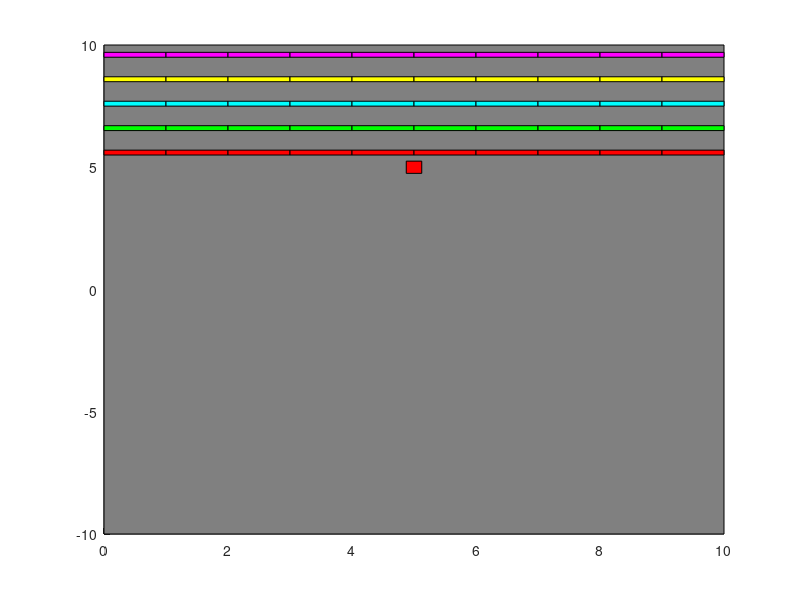

This chart was generated by the following MATLAB code: (Note: this script raises an error after producing the figure.)
function []= BreakoutPlayerRev
set(gca, 'xlim', [0, 10], 'ylim', [-10, 10])
hold on
h = fill([0, 10, 10, 0], [-10, -10, 10, 10], [.5, .5, .5])
BlockLength = 1;
BlockHeight = .2;
NrBlocks = 0;
col = 0;
row = 9.5;
Paddle = 5;
PaddleSpeed = 0;
%[SoundData, fs] = wavread('loadingsound.wav');
%loadingsound = audioplayer(SoundData, fs);
%Drawing Board

set(gcf, 'KeyPressFcn', {@MyKeyPressFcn});
set(gcf, 'WindowButtonDownFcn', {@MyButtonDownFcn});
set(gcf, 'WindowButtonMotionFcn', {@MyButtonMotionFcn});
set(gcf, 'WindowButtonUpFcn', {@MyButtonUpFcn});

board = ones(5, 10)
     
while NrBlocks < 50
    if col == 10
        row = row - 1;
        col = 0;
    end
    if row == 9.5
        r = 1; g = 0; b = 1;
        fill([col, BlockLength + col, BlockLength + col, col], [row, row, row + BlockHeight, row + BlockHeight], [r, g, b] )
      %  play(loadingsound);
  
        pause(.1)
        col = col + 1;
        NrBlocks = NrBlocks + 1;
        
        
    end
    
    if row == 8.5
        r = 1; g = 1; b = 0;
        fill([col, BlockLength + col, BlockLength + col, col], [row, row, row + BlockHeight, row + BlockHeight], [r, g, b] )
     
        pause(.1)
        col = col + 1;
        NrBlocks = NrBlocks + 1;
        
    end
    if row == 7.5
        r = 0; g = 1; b = 1;
        fill([col, BlockLength + col, BlockLength + col, col], [row, row, row + BlockHeight, row + BlockHeight], [r, g, b] )
        
      
        
        pause(.1)
        NrBlocks = NrBlocks + 1;
        col = col + 1;
        
    end
    if row == 6.5
        r = 0; g = 1; b = 0;
        fill([col, BlockLength + col, BlockLength + col, col], [row, row, row + BlockHeight, row + BlockHeight], [r, g, b] )
        
        pause(.1)
        col = col + 1;
        NrBlocks = NrBlocks + 1;
        
    end
    if row == 5.5
        r = 1; g = 0; b = 0;
        fill([col, BlockLength + col, BlockLength + col, col], [row, row, row + BlockHeight, row + BlockHeight], [r, g, b] )
        
        pause(.1)
        col = col + 1;
        NrBlocks = NrBlocks + 1;
        
    end
end



%Paddle Motion
Lives = 3;

        Paddle = 5;
        ballx = 5;
bally = 5;
ballpos = fill([ballx - .125, ballx + .125, ballx + .125, ballx - .125], [bally - .25, bally - .25, bally + .25, bally + .25], [1, 0, 0])

        
        
        %Name Dialog Box
        Name = inputdlg('Hello Player! What is your name?', 'Breakout');
        str = ['Hello,', Name, 'Would you like to play on easy, normal, or hard mode?'];
        Diff = menu(str, 'Easy', 'Normal', 'Hard') ;
        
        if Diff == 1
            PaddlePos = fill([Paddle - 2.5, Paddle + 2.5, Paddle + 2.5, Paddle - 2.5], [-9, -9, -8.7, -8.7], [0, 0, 1]);
            PaddlePosRange = Paddle - 2.5:.1:Paddle + 2.5;
            
            
    
    set(ballpos, 'ydata', [bally - .25, bally - .25, bally + .25, bally + .25])
            
            
        elseif Diff == 2
            PaddlePos = fill([Paddle - 1, Paddle + 1, Paddle + 1, Paddle - 1], [-9, -9, -8.7, -8.7], [0, 0, 1]);
        elseif Diff == 3
            PaddlePos = fill([Paddle - .5, Paddle + .5, Paddle + .5, Paddle - .5], [-9, -9, -8.7, -8.7], [0, 0, 1]);
        else
            msgbox('You did not select a Difficulty, so it has been set to Normal', 'Breakout', 'Error')
            PaddlePos = fill([Paddle - 1, Paddle + 1, Paddle + 1, Paddle - 1], [-9, -9, -8.7, -8.7], [0, 0, 1]);
        end

    function [] = MyButtonMotionFcn(src, event)
        pos = get(gca, 'CurrentPoint');
        xpos = pos(1, 1);
        ypos = pos(1, 2);
        Paddle= xpos;
        y = ypos;
        if Diff == 1
            set(PaddlePos, 'xdata', [Paddle - 2.5, Paddle + 2.5, Paddle + 2.5, Paddle - 2.5])
            drawnow;
        
        end
    end
if Diff == 1
     for bally = 5.1:-.2:-8.7
       
        
       
    set(ballpos, 'ydata', [bally - .25, bally - .25, bally + .25, bally + .25])
    drawnow;
    pause(.025);
   end
    c = 0
    while c < 10000000000000000
        c = c + 1
  
   if bally <= -8.65 && bally >= -8.85
    if ballx > Paddle - 2.5 && ballx < Paddle + 2.5
        if ballx > Paddle
            %While Loop Here?
         
             while ballx <= 9.9
             ballx = ballx + .2
             bally = bally + .2
             set(ballpos, 'ydata', [bally - .25, bally - .25, bally + .25, bally + .25]);
        set(ballpos, 'xdata', [ballx - .25, ballx + .25, ballx + .25, ballx - .25]);
             end
        else
            while ballx >= -9.9
                ballx = ballx - .2
                bally = bally + .2
                set(ballpos, 'ydata', [bally - .25, bally - .25, bally + .25, bally + .25]);
        set(ballpos, 'xdata', [ballx - .25, ballx + .25, ballx + .25, ballx - .25]);
            end
         end
        
        
      %if ballx >= 9.9
%while ballx >= -9.9
    %ballx = ballx - .2
       %     bally = bally + .2
        %    set(ballpos, 'ydata', [bally - .25, bally - .25, bally + .25, bally + .25]);
        %set(ballpos, 'xdata', [ballx - .25, ballx + .25, ballx + .25, ballx - .25]);
        %end
      %else
       %   while ballx <= -9.9
        %      ballx = ballx + .2
         %     bally = bally + .2
        %set(ballpos, 'ydata', [bally - .25, bally - .25, bally + .25, bally + .25]);
        %set(ballpos, 'xdata', [ballx - .25, ballx + .25, ballx + .25, ballx - .25]);
        %pause(.025)
        %drawnow;
        % end
        
         %end
        
            
            for bally = -8.7:.2:9.9
                if ballx <= -10
            for ballx = -9.9:.2:9.9
            
            bally = bally + .2
            set(ballpos, 'ydata', [bally - .25, bally - .25, bally + .25, bally + .25]);
        set(ballpos, 'xdata', [ballx - .25, ballx + .25, ballx + .25, ballx - .25]);
            end
        ballx = ballx - .2
        set(ballpos, 'ydata', [bally - .25, bally - .25, bally + .25, bally + .25]);
        set(ballpos, 'xdata', [ballx - .25, ballx + .25, ballx + .25, ballx - .25]);
        pause(.025)
        drawnow;
            end
        
            end
         end
        end
       
         end
         %While Loop Here?
           while bally == 9.9:-.2:-8.7
                  set(ballpos, 'ydata', [bally - .25, bally - .25, bally + .25, bally + .25]);
              drawnow;
              if bally <= -8.65 && bally >= -8.85
    if ballx > Paddle - 2.5 && ballx < Paddle + 2.5
         for bally = -8.7:.2:9.9
               set(ballpos, 'ydata', [bally - .25, bally - .25, bally + .25, bally + .25]);
              drawnow;
              
             
         end
          
             
    end
              end
           
           end
    end
  
   
          
            
         
         
       
       
    
    

       
   
   
            
       

    
end








